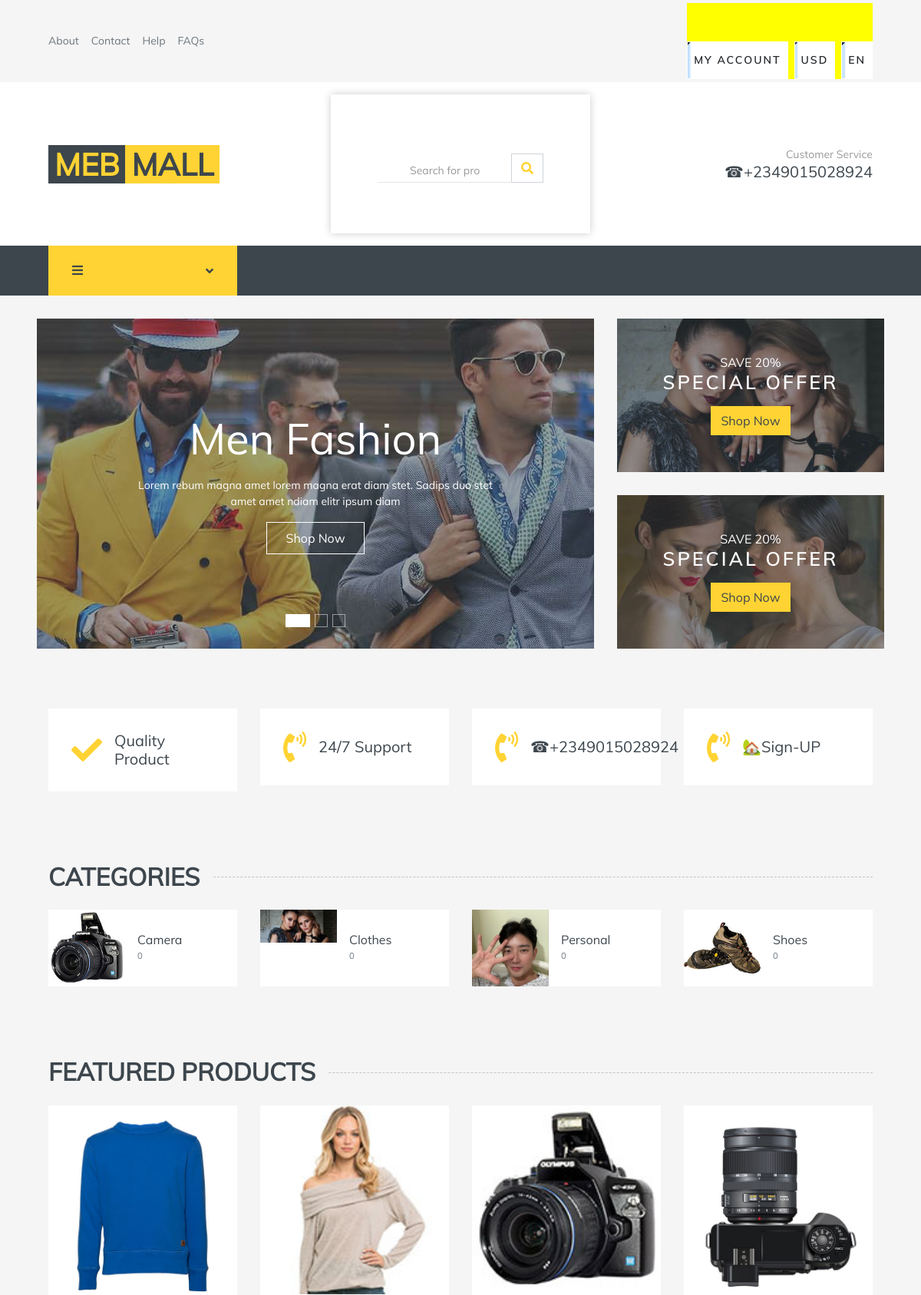
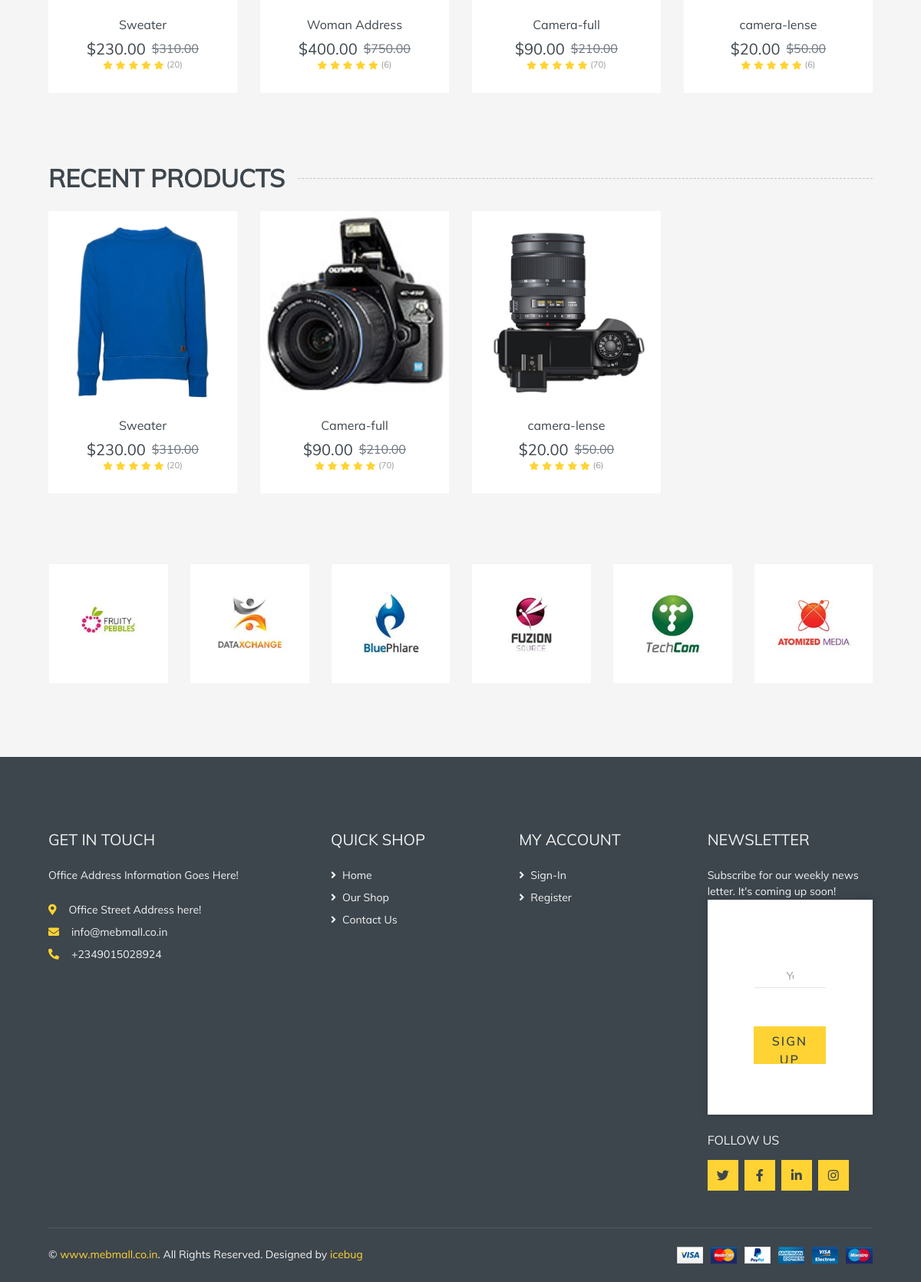
The page / on the database its author committed (2 pictures, top to bottom).
### store/models.py (models this page shows, shortened)
class Category(models.Model):
    title = models.CharField(max_length=255)
    image = models.ImageField(upload_to='images', null=True,blank=True)
    slug = models.SlugField(unique=True)
    class Meta:
        verbose_name_plural = 'Categories'
        ordering = ['title']

class Product(models.Model):
    name = models.CharField(max_length=255)
    image = models.FileField(upload_to='images', blank=True, null=True, default='product.jpg')
    description = RichTextField(blank=True, null=True)
    category = models.ForeignKey(Category, on_delete=models.SET_NULL, null=True, blank=True)
    price = models.DecimalField(max_digits=12, decimal_places=2, default=0.00, null=True, blank=True,
                                verbose_name='Sale Price')
    regular_price = models.DecimalField(max_digits=12, decimal_places=2, default=0.00, null=True, blank=True,
                                        verbose_name='Regular Price')
    stock = models.PositiveIntegerField(default=0, null=True, blank=True)
    shipping = models.DecimalField(max_digits=12, decimal_places=2, default=0.00, null=True, blank=True,
                                   verbose_name='Shipping Amount')
    status = models.CharField(choices=STATUS, max_length=50,default='Published')
    featured = models.BooleanField(default=False, verbose_name='Marketplace Featured')
    vendor = models.ForeignKey(user_models.User, on_delete=models.SET_NULL, null=True, blank=True)
    sku =ShortUUIDField(unique=True, max_length=50, length=5, prefix='SKU', alphabet='1234567890')
    slug = models.SlugField(null=True, blank=True)
    date = models.DateTimeField(default=timezone.now)
    class Meta:
        ordering = ['-id']
        verbose_name_plural = 'Products'
    def __str__(self):
        return  self.name

### store/views.py (the view)
# urls.py: path('', views.index, name="index"),
def index(request):
    products = store_models.Product.objects.filter(status='Published')
    category=store_models.Category.objects.all()
    featured_products= store_models.Product.objects.filter(status='Published', featured=True)
    count_categories= 0
    context={
        'products':products,
        'category':category,
        'featured_products':featured_products,
        'count_categories':count_categories,
    }
    print(products)
    return render(request, "store/index.html",context)

### templates/store/index.html (shortened to what this page needs)
{% extends "layout.html"%}{%load static%}
        {% block content%}
        <div class="row px-xl-5">
            <div class="col-lg-8">
                <div id="header-carousel" class="carousel slide carousel-fade mb-30 mb-lg-0" data-ride="carousel">
                    <ol class="carousel-indicators">
                        <li data-target="#header-carousel" data-slide-to="0" class="active"></li>
                        <li data-target="#header-carousel" data-slide-to="1"></li>
                        <li data-target="#header-carousel" data-slide-to="2"></li>
                    </ol>
                    <div class="carousel-inner">
                        <div class="carousel-item position-relative active" style="height: 430px;">
                            <img class="position-absolute w-100 h-100" src="{% static 'img/carousel-1.jpg' %}"
                                 style="object-fit: cover;">
                            <div class="carousel-caption d-flex flex-column align-items-center justify-content-center">
                                <div class="p-3" style="max-width: 700px;">
                                    <h1 class="display-4 text-white mb-3 animate__animated animate__fadeInDown">Men Fashion</h1>
                                    <p class="mx-md-5 px-5 animate__animated animate__bounceIn">Lorem rebum magna amet lorem magna erat diam stet. Sadips duo stet amet amet ndiam elitr ipsum diam</p>
                                    <a class="btn btn-outline-light py-2 px-4 mt-3 animate__animated animate__fadeInUp" href="#">Shop Now</a>
                                </div>
                            </div>
                        </div>
                    </div>
                </div>
            </div>
            <div class="col-lg-4">
                <div class="product-offer mb-30" style="height: 200px;">
                    <img class="img-fluid" src="{%static 'img/offer-1.jpg' %}" alt="">
                    <div class="offer-text">
                        <h6 class="text-white text-uppercase">Save 20%</h6>
                        <h3 class="text-white mb-3">Special Offer</h3>
                        <a href="" class="btn btn-primary">Shop Now</a>
                    </div>
                </div>
                <div class="product-offer mb-30" style="height: 200px;">
                    <img class="img-fluid" src="{% static 'img/offer-2.jpg' %}" alt="">
                    <div class="offer-text">
                        <h6 class="text-white text-uppercase">Save 20%</h6>
                        <h3 class="text-white mb-3">Special Offer</h3>
                        <a href="" class="btn btn-primary">Shop Now</a>
                    </div>
                </div>
            </div>
        </div>
    <div class="container-fluid pt-5">
        <div class="row px-xl-5 pb-3">
            <div class="col-lg-3 col-md-6 col-sm-12 pb-1">
                <div class="d-flex align-items-center bg-light mb-4" style="padding: 30px;">
                    <h1 class="fa fa-check text-primary m-0 mr-3"></h1>
                    <h5 class="font-weight-semi-bold m-0">Quality Product</h5>
                </div>
            </div>
            <div class="col-lg-3 col-md-6 col-sm-12 pb-1">
                <div class="d-flex align-items-center bg-light mb-4" style="padding: 30px;">
                    <h1 class="fa fa-phone-volume text-primary m-0 mr-3"></h1>
                    <h5 class="font-weight-semi-bold m-0">24/7 Support</h5>
                </div>
            </div>
            <div class="col-lg-3 col-md-6 col-sm-12 pb-1">
                <div class="d-flex align-items-center bg-light mb-4" style="padding: 30px;">
                    <h1 class="fa fa-phone-volume text-primary m-0 mr-3"></h1>
                    <h5 class="font-weight-semi-bold m-0">☎+2349015028924</h5>
                </div>
            </div>
            <div class="col-lg-3 col-md-6 col-sm-12 pb-1">
                <div class="d-flex align-items-center bg-light mb-4" style="padding: 30px;">
                    <h1 class="fa fa-phone-volume text-primary m-0 mr-3"></h1>
                    <a href="{%url 'userauths:sign-up'%}"><h5 class="font-weight-semi-bold m-0">🏡Sign-UP</h5></a>
                </div>
            </div>
        </div>
    </div>
    <div class="container-fluid pt-5">
        <h2 class="section-title position-relative text-uppercase mx-xl-5 mb-4"><span class="bg-secondary pr-3">Categories</span></h2>
        <div class="row px-xl-5 pb-3">
            {% for categories in category%}
            {% if categories.image.url is not None%}
            <div class="col-lg-3 col-md-4 col-sm-6 pb-1">
                <a class="text-decoration-none" href="">
                    <div class="cat-item d-flex align-items-center mb-4">
                        <div class="overflow-hidden" style="width: 100px; height: 100px;">
                            <img class="img-fluid" src="{{categories.image.url}}" alt="">
                        </div>
                        <div class="flex-fill pl-3">
                            <h6>{{categories.title}}</h6>
                            <small class="text-body">{{product.category.title.count|default:0}}</small>
                        </div>
                    </div>
                </a>
            </div>
            {%endif%}
         {% endfor %}
        </div>
    </div>
        <div class="container-fluid pt-5 pb-3">
        <h2 class="section-title position-relative text-uppercase mx-xl-5 mb-4"><span class="bg-secondary pr-3">Featured Products</span></h2>
        <div class="row px-xl-5">
    {% for product in products %}
            {%if product.image.url is not None%}
            <div class="col-lg-3 col-md-4 col-sm-6 pb-1">
                <div class="product-item bg-light mb-4">
                    <div class="product-img position-relative overflow-hidden">
                        <img class="img-fluid w-100"
                             src="{{product.image.url}}" alt="">
                        <div class="product-action">
                        </div>
                    </div>
                    <div class="text-center py-4">
                        <a class="h6 text-decoration-none text-truncate" href="{%url 'store:details_view' product.slug%}">{{product.name}}</a>
                        <div class="d-flex align-items-center justify-content-center mt-2">
                            <h5>${{product.price}}</h5><h6
                                class="text-muted ml-2"><del>${{product.regular_price}}</del></h6>
                        </div>
                        <div class="d-flex align-items-center justify-content-center mb-1">
                            <small class="fa fa-star text-primary mr-1"></small>
                            <small class="fa fa-star text-primary mr-1"></small>
                            <small class="fa fa-star text-primary mr-1"></small>
                            <small class="fa fa-star text-primary mr-1"></small>
                            <small class="fa fa-star text-primary mr-1"></small>
                            <small>({{product.stock}})</small>
            </div>
                    </div></div>
            </div>
            {%endif%}
    {%endfor%}
        </div>
            </div>
    <div class="container-fluid pt-5 pb-3">
        <h2 class="section-title position-relative text-uppercase mx-xl-5 mb-4"><span class="bg-secondary pr-3">Recent Products</span></h2>
        <div class="row px-xl-5">
            {%for feature_pro in featured_products%}
            {%if feature_pro.image.url is not None%}
            <div class="col-lg-3 col-md-4 col-sm-6 pb-1">
                <div class="product-item bg-light mb-4">
                    <div class="product-img position-relative overflow-hidden">
                        <img class="img-fluid w-100" src="{{feature_pro.image.url}}" alt="">
                        <div class="product-action">
                        </div>
                    </div>
                    <div class="text-center py-4">
                        <a class="h6 text-decoration-none text-truncate" href="">{{feature_pro.name}}</a>
                        <div class="d-flex align-items-center justify-content-center mt-2">
                            <h5>${{feature_pro.price}}</h5><h6
                                class="text-muted ml-2"><del>${{feature_pro.regular_price}}</del></h6>
                        </div>
                        <div class="d-flex align-items-center justify-content-center mb-1">
                            <small class="fa fa-star text-primary mr-1"></small>
                            <small class="fa fa-star text-primary mr-1"></small>
                            <small class="fa fa-star text-primary mr-1"></small>
                            <small class="fa fa-star text-primary mr-1"></small>
                            <small class="fa fa-star text-primary mr-1"></small>
                            <small>({{feature_pro.stock}})</small>
                        </div>
                    </div>
                </div>
            </div>
            {%endif%}
   {%endfor%}
        </div>
    </div>
    <div class="container-fluid py-5">
        <div class="row px-xl-5">
            <div class="col">
                <div class="owl-carousel vendor-carousel">
                    <div class="bg-light p-4">
                        <img src="{% static 'img/vendor-1.jpg' %}" alt="">
                    </div>
                    <div class="bg-light p-4">
                        <img src="{% static 'img/vendor-2.jpg' %}" alt="">
                    </div>
                    <div class="bg-light p-4">
                        <img src="{% static 'img/vendor-3.jpg' %}" alt="">
                    </div>
                    <div class="bg-light p-4">
                        <img src="{% static 'img/vendor-4.jpg' %}" alt="">
                    </div>
                    <div class="bg-light p-4">
                        <img src="{% static 'img/vendor-5.jpg' %}" alt="">
                    </div>
                    <div class="bg-light p-4">
                        <img src="{% static 'img/vendor-6.jpg' %}" alt="">
                    </div>
                </div>
            </div>
        </div>
    </div>
    {% endblock content%}

### rows shown on the page
Category: image (picture), title "Camera", category.title.count "0"
Category: image (picture), title "Clothes", category.title.count "0"
Category: image (picture), title "Personal", category.title.count "0"
Category: image (picture), title "Shoes", category.title.count "0"
Product: image (picture), name "Sweater", price "230.00", regular_price "310.00", stock "20"
Product: image (picture), name "Woman Address", price "400.00", regular_price "750.00", stock "6"
Product: image (picture), name "Camera-full", price "90.00", regular_price "210.00", stock "70"
Product: image (picture), name "camera-lense", price "20.00", regular_price "50.00", stock "6"
